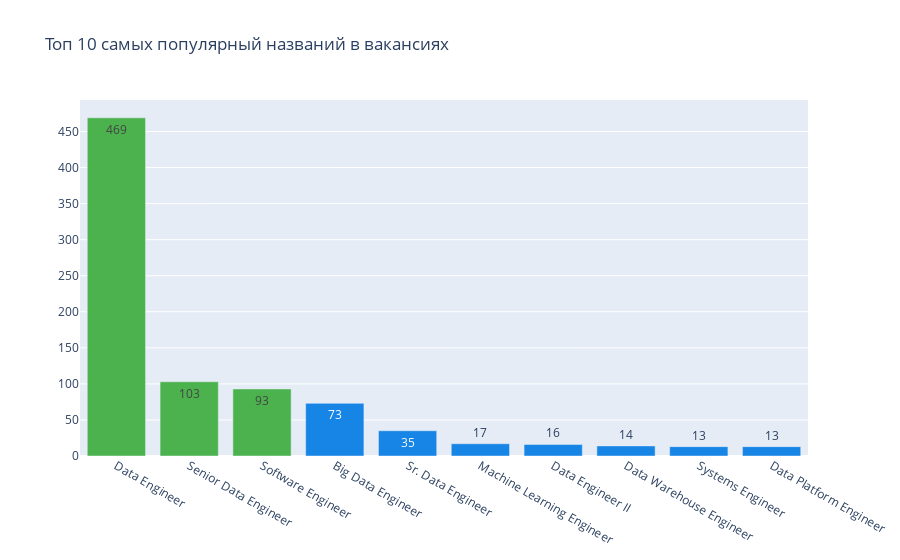

This figure's notebook cell:
### Markdown cell above
### 2. Построить график самых популярный названий в вакансиях

### Code cell
data = pd.DataFrame(df.groupby(by='job_title')
                    .agg(counts=('job_title', 'count')[:len(color_map)])
                    .sort_values(by='counts', ascending=False)
                    .head(10).reset_index())

fig = go.Figure()

def SetColor(counts):
        if(counts >= 93):
            return "red"
        else:
            return "black"

fig.add_trace(go.Bar(x=data.job_title, 
                     y=data.counts,
                     text = data["counts"],
                     marker=dict(color = color_map_axis)))

fig.update_layout(title_text='Топ 10 самых популярный названий в вакансиях')


fig.show()

### Figure 1 — Plotly figure (JSON) as saved in the notebook; plotly's stock layout.template omitted (floating-point values rounded to 4 significant figures)
{"data": [{"marker": {"color": ["#4bb24e", "#4bb24e", "#4bb24e", "#1785e5", "#1785e5", "#1785e5", "#1785e5", "#1785e5", "#1785e5", "#1785e5", "#1785e5", "#1785e5"]}, "text": [469, 103, 93, 73, 35, 17, 16, 14, 13, 13], "type": "bar", "x": ["Data Engineer", "Senior Data Engineer", "Software Engineer", "Big Data Engineer", "Sr. Data Engineer", "Machine Learning Engineer", "Data Engineer II", "Data Warehouse Engineer", "Systems Engineer", "Data Platform Engineer"], "y": [469, 103, 93, 73, 35, 17, 16, 14, 13, 13]}], "layout": {"autosize": true, "title": {"text": "Топ 10 самых популярный названий в вакансиях"}, "xaxis": {"autorange": true, "range": [-0.5, 9.5], "type": "category"}, "yaxis": {"autorange": true, "range": [0, 493.7], "type": "linear"}}}
